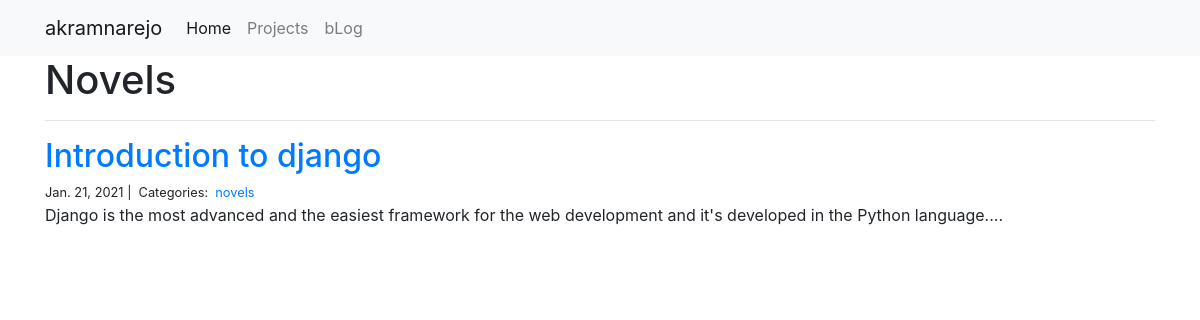
The page /blog/novels/ on the database its author committed.
### blog/models.py (models this page shows)
class Category(models.Model):
    name = models.CharField(max_length=20)

class Post(models.Model):
    title = models.CharField(max_length=255)
    body = models.TextField()
    created_on = models.DateTimeField(auto_now_add=True)
    last_modified = models.DateTimeField(auto_now=True)
    categories = models.ManyToManyField('Category', related_name='posts')

### blog/views.py (the view)
# urls.py: path("<category>/", views.blog_category, name='blog_category')
def blog_category(request, category):
    posts = Post.objects.filter(categories__name__contains=category).order_by('-created_on')
    context = {
        "category": category,
        "posts": posts
    }
    return render(request, "blog_category.html", context)

### blog/templates/blog_category.html
{% extends "base.html" %}
{% block page_content %}
<div class="container">
    <h1>{{ category | title }}</h1>
    <hr>
    {% for post in posts %}
        <h2><a href="{% url 'blog_detail' post.pk%}">{{ post.title }}</a></h2>
        <small>
            {{ post.created_on.date }} |&nbsp;
            Categories:&nbsp;
            {% for category in post.categories.all %}
            <a href="{% url 'blog_category' category.name %}">
                {{ category.name }}
            </a>&nbsp;
            {% endfor %}
        </small>
        <p>{{ post.body | slice:":400" }}...</p>
    {% endfor %}
</div>
{% endblock %}

### rows shown on the page
Category: name "Novels", name "novels"
Post: title "Introduction to django", created_on "Jan. 21, 2021", body "Django is the most advanced and the easiest framework for the web development and it's developed in the Python language."
